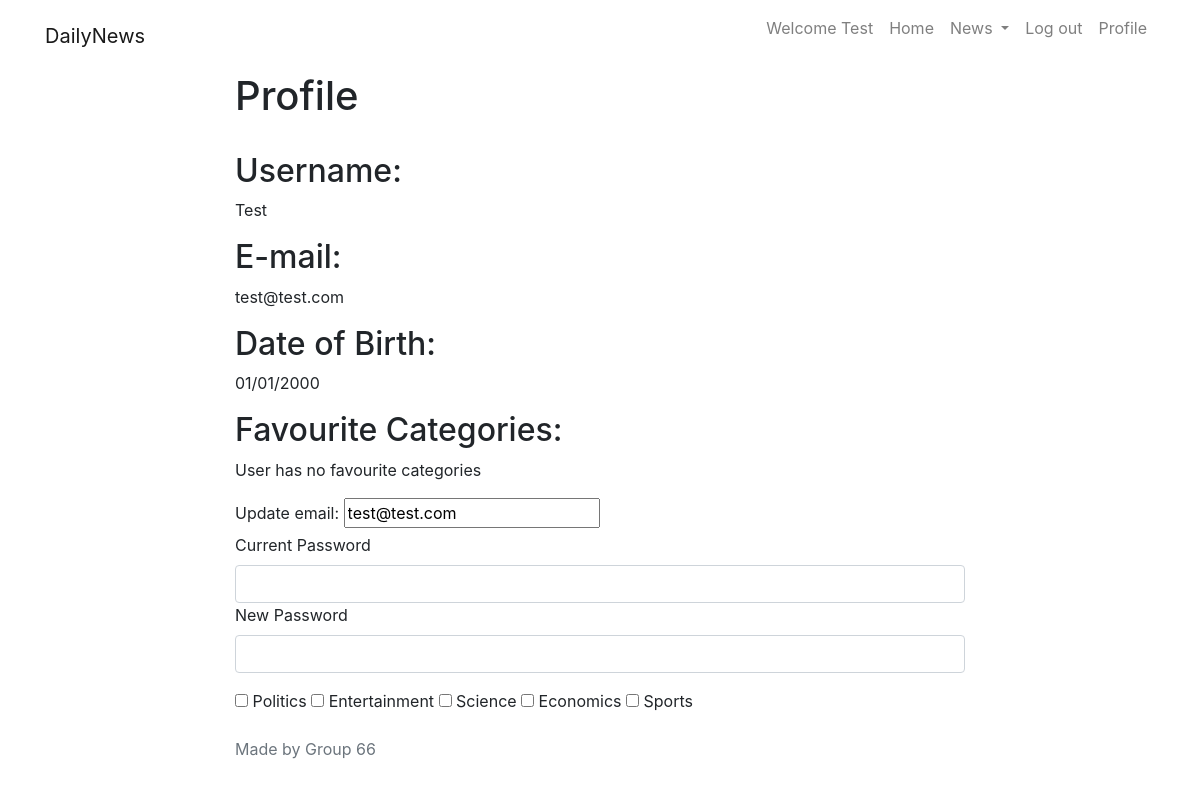
/news/profile/ (signed in), run on the app's committed database.
### news/models.py (models this page shows, shortened)
class Member(User): #This is the user, contains the username and password fields by default
    DOB = models.DateTimeField()
    favouriteCats = models.ManyToManyField(Category)

class Category(models.Model):
    name = models.CharField(max_length = 50)

### news/views.py (the view)
    def mod_view(request):
        if 'username' in request.session:
            username = request.session['username']
            try: user = Member.objects.get(username=username)
            except Member.DoesNotExist: raise Http404('Member does not exist')
            return view(request, user)
        else:
            return render(request,'news/login.html')

### news/views.py (called while the page is built)
def loggedin(view):
    def mod_view(request):
        if 'username' in request.session:
            username = request.session['username']
            try: user = Member.objects.get(username=username)
            except Member.DoesNotExist: raise Http404('Member does not exist')
            return view(request, user)
        else:
            return render(request,'news/login.html')
    return mod_view

@loggedin
def viewProfile(request, user):
    username = request.session['username']
    categories = Category.objects.all()
    context = {'username': username, 'loggedin': True, 'member': user, 'categories': categories}
    return render(request, 'news/profile.html', context)

### news/templates/news/profile.html (shortened to what this page needs)
{% extends "news/base.html"%}
{% block content %}
      <div>
        <h1>Profile</h1>
        <br>
        <div id="showmain">
            {% if member %}
            <h2>Username: </h2><p>{{member.username}}</p>
            <h2>E-mail:</h2><p> {{member.email}}</p>
            <h2>Date of Birth: </h2><p>{{member.DOB| date:'d/m/Y'}}</p>
            <h2>Favourite Categories:</h2>
            {% if member.favouriteCats.exists %}
            <ul>
                {% for c in member.favouriteCats.all %}
                <li>{{c.name}}</li>
                {% endfor %}
            </ul>
            {% else %}
            <p>User has no favourite categories</p>
            {% endif %}
            <div id="updateEmail">
                <div>
                    <label for="email">Update email:</label>
                    <input type="email" id="email" name="email" value="{{member.email}}">
                </div>
            </div>
            <div class="form-group" id="updatePassword">
                <label for="loginPassf">Current Password</label>
                <input type="password" class="form-control" id="loginPass" name="currentPassword">
                <label for="loginPassf">New Password</label>
                <input type="password" class="form-control" id="loginPass" name="newPassword">
            </div>
            <div class="form-group">
                {%for cat in categories%}
                {%if cat in member.favouriteCats.all%}
                <input type="checkbox" value="{{cat.name}}" name="category" checked />
                {%else%}
                <input type="checkbox" value="{{cat.name}}" name="category"  />
                {%endif%}
                <label for="">{{cat.name}}</label>
                {%endfor%}
            </div>
            {% else %}
            <p>User does not exist</p>
            {% endif %}
        </div>
{% endblock %}

### news/templates/news/base.html (shortened to what this page needs)
{% load static %}
<!DOCTYPE html>
<html>
<head>
	<link rel="stylesheet" href="https://maxcdn.bootstrapcdn.com/bootstrap/4.0.0/css/bootstrap.min.css">
</head>
<body>
	<nav class="navbar navbar-expand-lg navbar-light fixed-top" id="mainNav">
		<div class="container">
			<a class="navbar-brand" href="{% url 'index' %}">DailyNews</a>
			<div class="collapse navbar-collapse" id="navbarResponsive">
				<ul class="navbar-nav ml-auto">
					{%if loggedin%}
					<li class="nav-item">
						<p class="nav-link" href="">Welcome {{username}}</p>
					</li>
					{%endif%}
					<li class="nav-item">
						<a class="nav-link" href="{% url 'index' %}">Home</a>
					</li>
					<li class="nav-item dropdown">
						<a class="nav-link dropdown-toggle" href="#" id="navbarDropdown" role="button" data-toggle="dropdown" aria-haspopup="true" aria-expanded="false">
							News
						</a>
					</li>
					{%if loggedin%}
					<li class="nav-item">
						<a class="nav-link" href="{% url 'logout' %}">Log out</a>
					</li>
					<li class="nav-item">
						<a class="nav-link" href="{% url 'viewProfile' %}">Profile</a>
					</li>
					{%endif%}
				</ul>
			</div>
		</div>
	</nav>
	<br>
	<br>
	<br>
	<article>
    <div class="container">
      <div class="row">
        <div class="col-lg-8 col-md-10 mx-auto">
					{% block content %}
					{% endblock %}
				</div>
			</div>
		</div>
	</article>
		<footer>
	    <div class="container">
	      <div class="row">
	        <div class="col-lg-8 col-md-10 mx-auto">
						<p class="copyright text-muted">Made by Group 66 </p>
	        </div>
	      </div>
	    </div>
	  </footer>
	<br>
</body>
</html>

### data on the page
Member: DOB "01/01/2000"
Category: name "Politics"
Category: name "Entertainment"
Category: name "Science"
Category: name "Economics"
Category: name "Sports"

### other printed values
{{ username }} "Test"
{{ member.username }} "Test"
{{ member.email }} "test@test.com"
